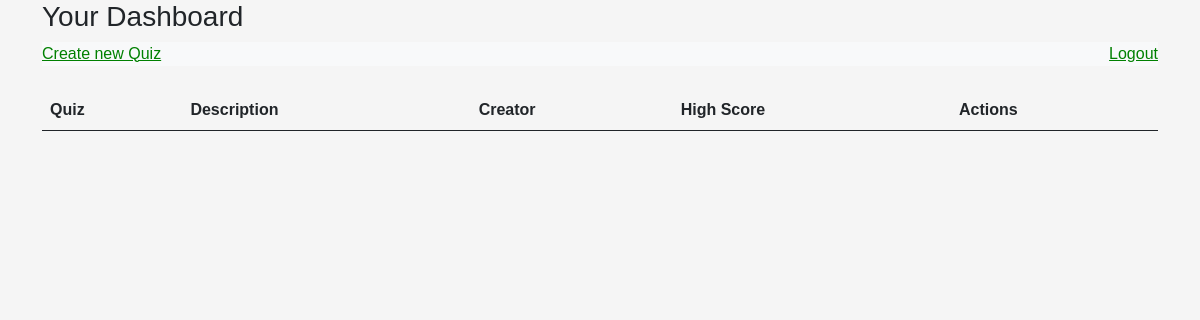
/dashboard (signed in), run on an earlier commit of the app's database.
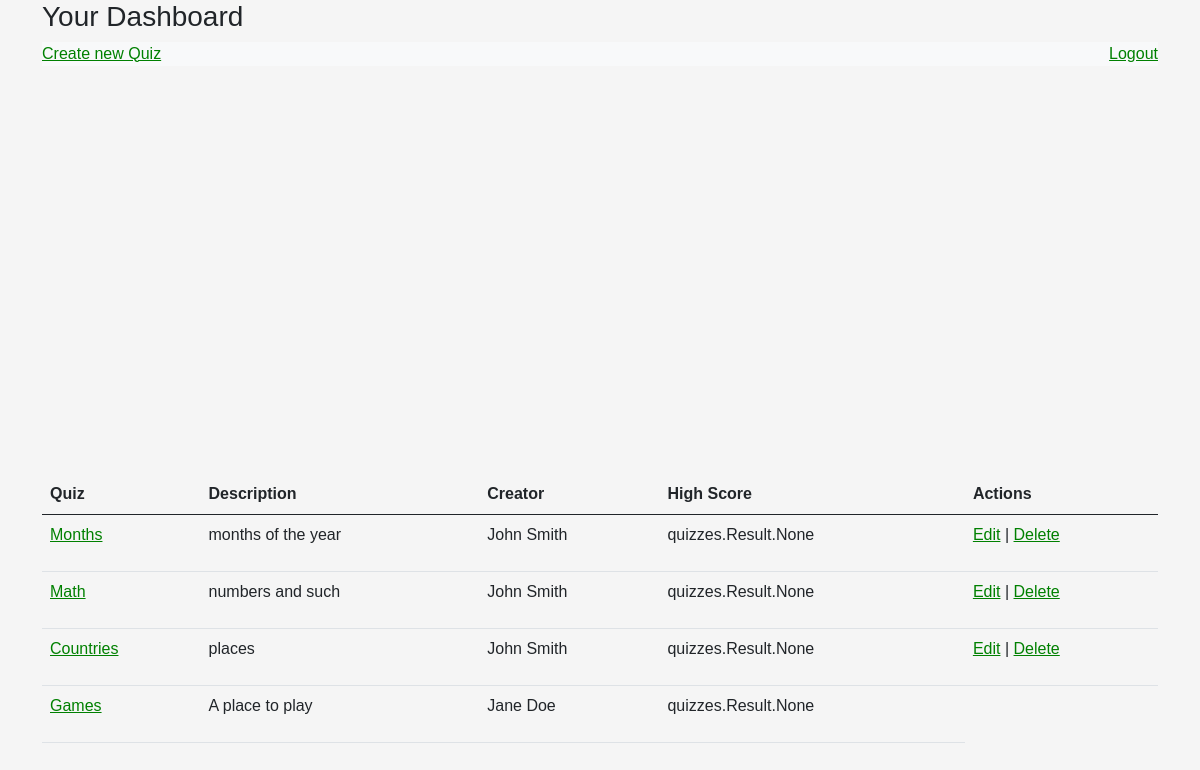
And on a later commit of the database.
### quizzes/models.py (models this page shows)
class Quiz(models.Model):
    title = models.CharField(max_length=255)
    description = models.CharField(max_length=255)
    created_by = models.ForeignKey(User, related_name="quizzes_created", on_delete=models.CASCADE)
    created_at = models.DateTimeField(auto_now_add=True)
    updated_at = models.DateTimeField(auto_now=True)

### users/models.py (models this page shows)
class User(models.Model):
    first_name = models.CharField(max_length=45)
    last_name = models.CharField(max_length=45)
    email = models.EmailField(max_length=255)
    password = models.CharField(max_length=255)
    created_at = models.DateTimeField(auto_now_add=True)
    updated_at = models.DateTimeField(auto_now=True)
    objects = UserManager()

### quizzes/views.py (the view)
# urls.py: path('dashboard', views.dashboard, name='dashboard'), # dashboard
def dashboard(request):
    context = {
        'all_quizzes': Quiz.objects.all(),
        'this_user' : User.objects.get(id =request.session['user_id'])
    }
    return render(request, 'quizzes/dashboard.html', context)

### templates/quizzes/dashboard.html (shortened to what this page needs)
{% extends 'base.html' %}
{% block content %}
<body>
    <div class="container">
        <table class="table">
            <h3>Your Dashboard</h3>
            <div class="bg-light d-flex justify-content-between">
                <a href="new_quiz">Create new Quiz</a><a href="logout">Logout</a>
            </div>
            <br>
            <thead>
                <th>Quiz</th>
                <th>Description</th>
                <th>Creator</th>
                <th>High Score</th>
                <th>Actions</th>
            </thead>
            <tbody>
            {% for quiz in all_quizzes %}
            <tr>
                <td><a href="{{ quiz.id }}">{{ quiz.title }}</a></td>
                <br>
                <td>{{ quiz.description  }}</td>
                <br>
                <td>{{ quiz.created_by.first_name  }} {{ quiz.created_by.last_name  }}</td>
                <br>
                <td><p>{{ this_user.has_results }}</p></td>
                <br>
                {% if quiz.created_by.id == request.session.user_id %}
                <td><a href="/{{quiz.id}}/edit_quiz">Edit</a> | <a href="/{{quiz.id}}/delete_quiz">Delete</a></td>
                {% endif %}
            </tr>
            {% endfor %}
            </tbody>
        </table>
    </div>
</body>
{% endblock %}

### templates/base.html (shortened to what this page needs)
<!DOCTYPE html>
<html lang="en">
    <head>
        <link href="https://cdn.jsdelivr.net/npm/bootstrap@5.0.2/dist/css/bootstrap.min.css" rel="stylesheet"
>
        {% load static %}
        <link rel="stylesheet" href="{% static '/css/style.css' %}">
    </head>
    <body>
        <main>
            {% block content %}{% endblock %}
        </main>
    </body>
</html>

### static/css/style.css (style rules this page uses)
:root { --primary: green; --primary-light: #1bd11b; --primary-bg: white; --secondary-bg: whitesmoke; --base-font: Arial; }
* { padding: 0; margin: 0; box-sizing: border-box; }
body { font-family: var(--base-font); background-color: var(--secondary-bg); }
a { color: var(--primary); outline: none; }

What changed in the data, as far as the page shows it:
added Quiz: title "Months", description "months of the year", created_by.first_name "John", created_by.last_name "Smith"
now on this page (row unchanged): User: has_results "quizzes.Result.None"
added Quiz: title "Math", description "numbers and such", created_by.first_name "John", created_by.last_name "Smith"
added Quiz: title "Countries", description "places", created_by.first_name "John", created_by.last_name "Smith"
added Quiz: title "Games", description "A place to play", created_by.first_name "Jane", created_by.last_name "Doe"
